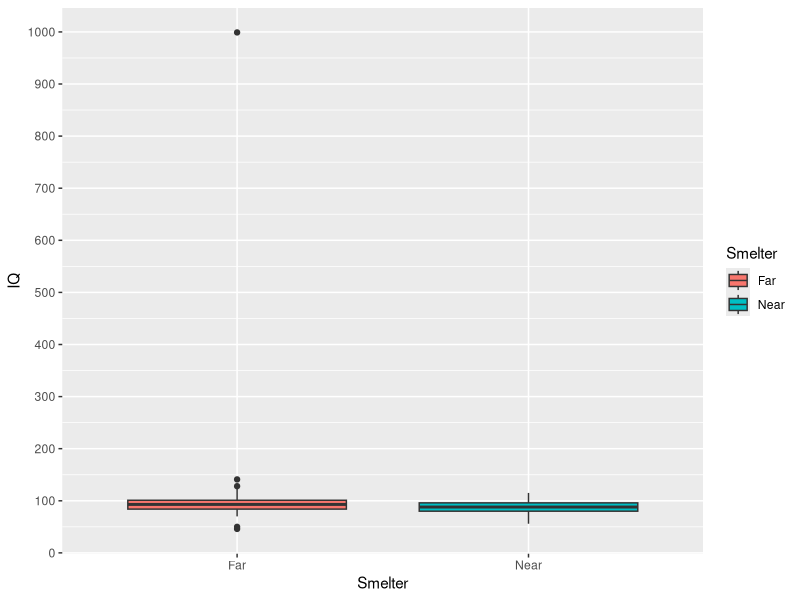

Here is the R script that generated this plot:
## ---- chunk 1

# Project: BIOS 6621 Projec 1
# Author: Diana Felipe

library(knitr)
library(ggplot2)
opts_chunk$set(tidy = FALSE)
## ---- chunk 2
# read in data
library(readr)
lead_iq <- read.csv("../DataRaw/lead-iq-01.csv")
## ---- chunk 3
# graph showing IQ levels by location status
library(ggplot2)
ggplot(lead_iq, aes(x = Smelter, y = IQ, fill = Smelter)) + 
  geom_boxplot()  +
  scale_y_continuous(breaks = seq(0, max(lead_iq$IQ) + 30, by = 100))
## ---- chunk 4
# table with kable function 
d1 <- head(lead_iq[lead_iq$Smelter == "Near", ])
d2 <- head(lead_iq[lead_iq$Smelter == "Far", ])
knitr::kable(
  list(d1, d2),
  caption = 'Tables of Smelter (Near and Far) and IQ',
  valign = 't')
## ---- chunk 5
# second table for summary stats
library(psych)

describeBy(lead_iq, group=lead_iq$Smelter, fast = TRUE)

## ---- chunk 6
mean_func <- function(x) paste(c(round(mean(x[x$Smelter == "Far", 2]), 4) ,
                                 round(mean(x[x$Smelter == "Near", 2]), 4)),
                               collapse = " and ")
